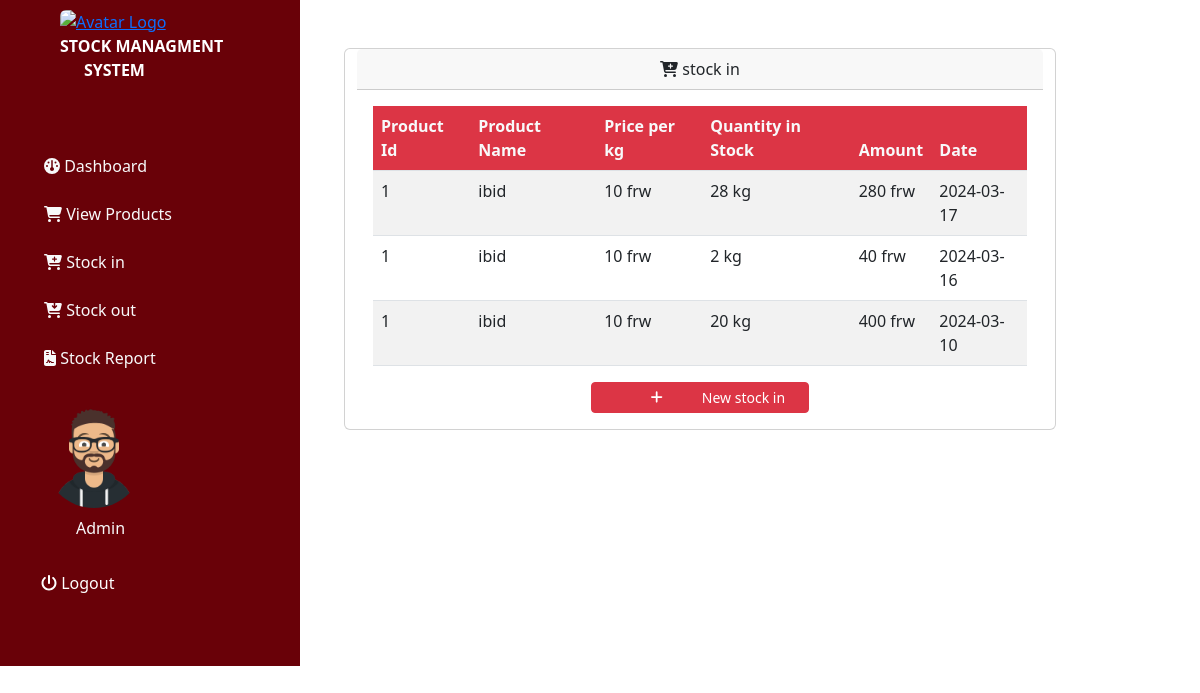
The page /admin/stock_in.php (signed in) on the database its author committed.
### tables this page shows
CREATE TABLE `stock_in` (
  `stock_in_id` int(11) NOT NULL,
  `product_id` int(11) NOT NULL,
  `quantity` int(11) NOT NULL,
  `total_amount` int(11) NOT NULL,
  `stock_in_date` date NOT NULL DEFAULT current_timestamp()
);

CREATE TABLE `products` (
  `product_id` int(11) NOT NULL,
  `product_name` varchar(100) NOT NULL,
  `unit_price` int(10) NOT NULL,
  `quantity` int(10) NOT NULL DEFAULT 0
);

### admin/stock_in.php (the view, shortened to what this page needs)
<?php
include '../connect.php';
?>
<!DOCTYPE html>
<html lang="en">
<head>
    <link rel="stylesheet" href="../resources/css/bootstrap.min.css">
    <link rel="stylesheet" href="../resources/css/all.min.css">
</head>
<body>
<div class="container-fluid">
<div class="row">
<div class="col-sm-3  pb-4  " id="nav" style="background-color:  #690108;">
            <div class="navbar-brand rounded ms-4 mt-2">
            <a href="index.php"><img src="../images/logo.png" alt="Avatar Logo" style="width: 160px;" class="rounded ms-4 "></a><br>
            <a class="navbar-brand text-white ms-4" href="index.php"><b class="text-lg">STOCK MANAGMENT</b><br><b class="ms-5">SYSTEM</b></a>
            </div>
           <ul class="nav flex-column mt-5 mb-3 p-3 ">
            <li class="nav-item mb-2">
                <a class="nav-link text-light" href="index.php"><i class="fa-solid fa-gauge"></i>&nbsp;Dashboard</a>
              </li>
              <li class="nav-item  mb-2">
                <a class="nav-link text-light" href="products.php"><i class="fa-solid fa-cart-shopping"></i>&nbsp;View Products</a>
              </li>
              <li class="nav-item  mb-2">
                <a class="nav-link text-light" href="stock_in.php"><i class="fa-solid fa-cart-plus"></i>&nbsp;Stock in</a>
              </li>
              <li class="nav-item  mb-2">
                <a class="nav-link text-light" href="stock_out.php"><i class="fa-solid fa-cart-arrow-down"></i>&nbsp;Stock out</a>
              </li>
              <li class="nav-item  mb-2">
                <a class="nav-link text-light" href="report.php"><i class="fa-solid fa-file-contract"></i>&nbsp;Stock Report</a>
              </li>
              <div class="nav-brand ms-3  mt-3">
              <img src="../images/user.png" alt="Avatar Logo" style="width:100px;" class="rounded-pill">
              </div>
              <li class="nav-item text-light mb-3 ms-5 mt-2 ">
                <?= $_SESSION['user_name']?>
              </li>
              <li class="nav-item  mb-2 mt-2 ">
                <button class="btn text-white"  data-bs-toggle="modal" data-bs-target="#myModal"><i class="fa-solid fa-power-off"></i>&nbsp;Logout</button>
              </li>
           </ul>
</div>
            <div class="col-sm-8 mt-3">
            <div class="row m-2 p-4 ms-7">
              <div class="card">
                <div class="card-header">
                <center><div><i class="fa-solid fa-cart-plus"></i>&nbsp;stock in</div></center>
                </div>
                <div class="card-body">
                <div class="table-responsive  ">
                <table class="table table-striped table-hover">
                    <thead class="bg-danger text-light">
                        <tr>
                        <th>Product Id</th>
                        <th>Product Name</th>
                        <th>Price per kg</th>
                        <th>Quantity in Stock</th>
                        <th>Amount</th>
                        <th>Date</th>
                    </tr>
                    </thead>
                    <tbody>
                        <?php
                        $select_stock_in=$conn->query("SELECT stock_in.*, products.product_name, products.unit_price from stock_in INNER JOIN products ON stock_in.product_id = products.product_id   order by stock_in.stock_in_date  desc");
                        foreach ($select_stock_in as $row) {
                           echo" <tr>
                            <td>".$row['product_id']."</td>
                            <td>".$row['product_name']."</td>
                            <td>".$row['unit_price']." frw</td>
                            <td>".$row['quantity']." kg</td>
                            <td>".$row['total_amount']." frw</td>
                            <td>".$row['stock_in_date']."</td>
                        </tr>";
                        }
                        ?>
                    </tbody>
                  </table>
                  <center><a href="new.php" class="btn btn-danger col-4 btn-sm"><i class="fa-solid fa-plus col-5 btn-sm"></i>&nbsp;New stock in</a></center>
             </div>
                </div>
              </div>
            </div>
        </div>
    </div>
</body>
</html>

### rows shown on the page
stock_in: product "1", product.product_name "ibid", product.unit_price "10", quantity "28", total_amount "280", stock_in_date "2024-03-17"
stock_in: product "1", product.product_name "ibid", product.unit_price "10", quantity "2", total_amount "40", stock_in_date "2024-03-16"
stock_in: product "1", product.product_name "ibid", product.unit_price "10", quantity "20", total_amount "400", stock_in_date "2024-03-10"

### other values the page prints
$_SESSION['user_name'] "Admin"
